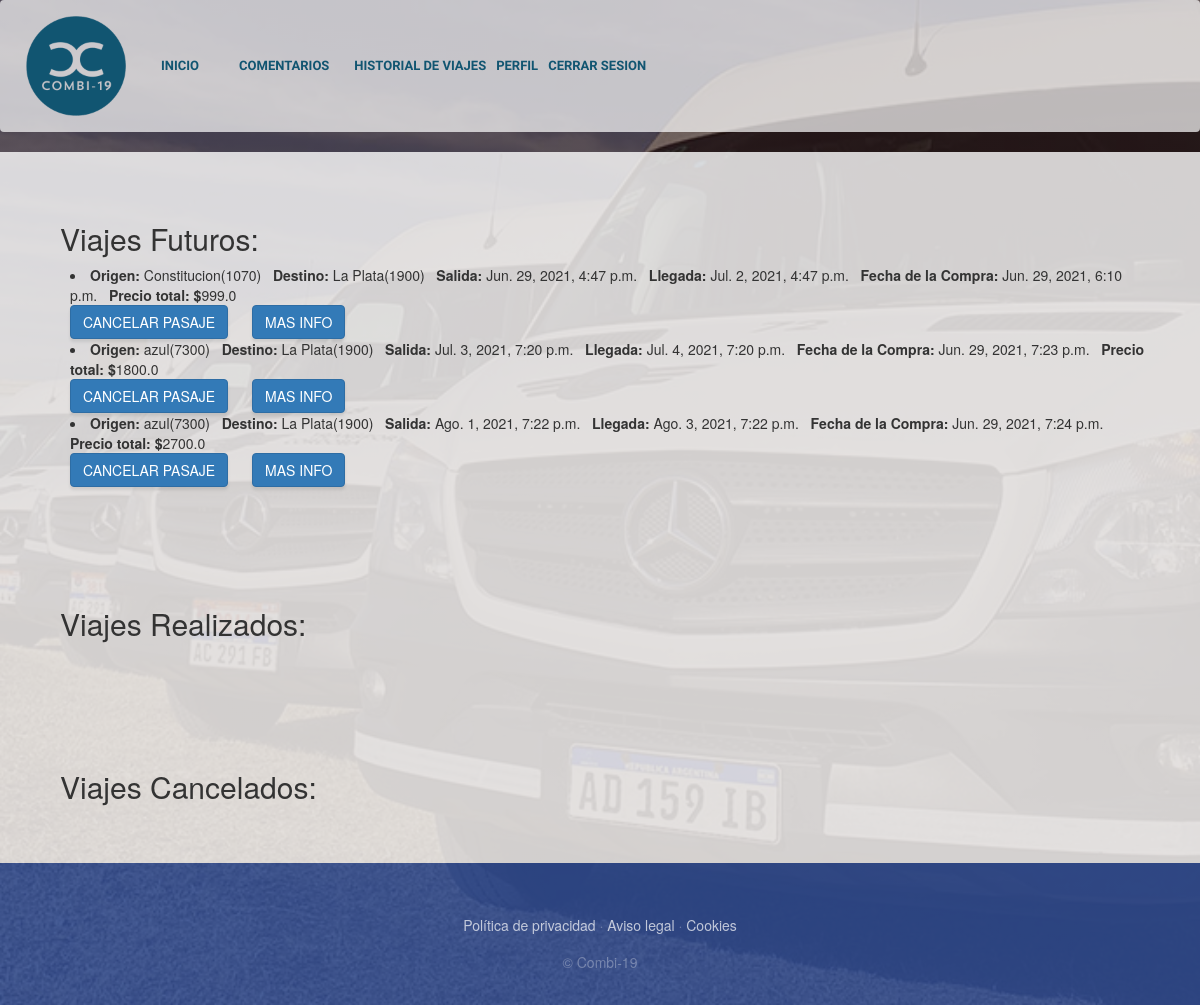
The app's page /HistorialDeViajes/ (signed in) with its own data.
### PaginaDePruebaApp/models.py (models this page shows, shortened)
class Compra(models.Model):
    fechaCompra=models.DateTimeField(auto_now_add=True)
    total=models.FloatField()
    viaje = models.ForeignKey(Viaje, on_delete= models.CASCADE)
    user = models.ForeignKey(Cliente, on_delete= models.CASCADE)
    insumos = models.ManyToManyField(Insumo,default=None,null=True,through='CantidadInsumo')
    comentario=models.OneToOneField(Comentario,on_delete=models.SET_NULL,default=None,null=True)
    invitados=models.ManyToManyField(Invitado,default=None,null=True)
    pendiente=models.BooleanField(default=False)
    cancelado=models.BooleanField(default=False)
    reembolso=models.OneToOneField(Reembolso, on_delete=CASCADE, default=None, null=True)
    class Meta:
        verbose_name="Compra"
        verbose_name_plural="Compras"

class Viaje(models.Model):
    enCurso=models.BooleanField(default=False, verbose_name="Viaje iniciado")
    finalizado=models.BooleanField(default=False, verbose_name="Viaje finalizado")
    insumo = models.ManyToManyField(Insumo, verbose_name="Lista de insumos", blank=True)
    combi = models.ForeignKey(Combi, verbose_name="Lista de combis",on_delete=models.PROTECT)
    ruta = models.ForeignKey(Ruta, verbose_name="ruta",on_delete=models.PROTECT)
    fechaSalida=models.DateTimeField()
    fechaLlegada=models.DateTimeField()
    duracion=models.CharField(max_length=20, default='')
    asientosDisponibles=models.PositiveIntegerField()
    precio=models.PositiveIntegerField()
    class Meta:
        verbose_name="Viaje"
        verbose_name_plural="Viajes"

class Ruta(models.Model):
    id = models.AutoField(primary_key=True)
    origen = models.ForeignKey(Lugar, on_delete= models.PROTECT,related_name = 'rutaOrigen')
    destino = models.ForeignKey(Lugar, on_delete= models.PROTECT, related_name = 'rutaDestino')
    distancia=models.PositiveIntegerField() #distancia en km
    descripcion = models.CharField(max_length=50, blank=False)
    class Meta:
        unique_together=('origen','destino','descripcion')  ## hace que no puede haber otra ruta con estos 3 campos iguales
        verbose_name="Ruta"
        verbose_name_plural="Rutas"

class Lugar(models.Model):
    nombre=models.CharField(max_length=30)
    codigoPostal=models.IntegerField(unique=True, primary_key=True)
    def __str__(self):
        return "{0}({1})".format(self.nombre, self.codigoPostal)
    class Meta:
        verbose_name="Lugar"
        verbose_name_plural="Lugares"

### PaginaDePruebaApp/views.py (the view)
# urls.py: path('HistorialDeViajes/', views.HistorialDeViajes,name = "HistorialDeViajes"),
def HistorialDeViajes(request):
    if request.user.is_authenticated:
        compras=Compra.objects.filter(user__user__id__icontains=request.user.id)
        persona=Cliente.objects.get(user_id=request.user.id)
        if compras:
            return render(request,"PaginaDePruebaApp/historialDeViajes.html", {"compras":compras,"persona":persona})
        else:
            return render(request,"PaginaDePruebaApp/historialDeViajes.html",{"persona":persona})

### PaginaDePruebaApp/templates/PaginaDePruebaApp/historialDeViajes.html (shortened to what this page needs)
{% extends "PaginaDePruebaApp/base.html" %}
{% load static %}
{% block content %}
{% if compras %}
<div style="background-color: rgba(255, 255, 255,0.8); padding:50px">
    <h2 style="margin-left: 10px;">Viajes Futuros:</h2>
    {% for compra in compras %}
        {% if not compra.viaje.enCurso and not compra.cancelado and compra.pendiente %}
            <li style="margin-left: 20px;">
                <b>Origen: </b>{{compra.viaje.ruta.origen}} &nbsp; <b>Destino: </b>{{compra.viaje.ruta.destino}} &nbsp; <b>Salida: </b>{{compra.viaje.fechaSalida}} &nbsp; <b>Llegada: </b>{{compra.viaje.fechaLlegada}} &nbsp; <b>Fecha de la Compra: </b>{{compra.fechaCompra}} &nbsp; <b>Precio total: $</b>{{compra.total}}
            </li>
            <a href="{% url 'CancelarPasaje' compra.viaje.id %}" style="margin-left: 20px;" class="btn btn-primary">CANCELAR PASAJE</a>
            <a href="{% url 'infoViaje' compra.viaje.id %}" style="margin-left: 20px;" class="btn btn-primary">MAS INFO</a>
        {% endif %}
    {% endfor %}
</div>
<div style="background-color: rgba(255, 255, 255,0.8); padding:50px">
    <h2 style="margin-left: 10px;">Viajes Realizados:</h2>
</div>
<div style="background-color: rgba(255, 255, 255,0.8); padding:50px">
    <h2 style="margin-left: 10px;">Viajes Cancelados:</h2>
</div>
{% else %}
    <h4 style="background-color: rgba(255, 255, 255,0.8); color:black; padding:50px">No hay viajes en su historial</h4>
{% endif %}
{% endblock %}

### PaginaDePruebaApp/static/PaginaDePruebaApp/css/gestion.css (style rules this page uses)
body { font-family: 'Lora'; background: linear-gradient(rgba(47, 23, 15, 0.65), rgba(47, 23, 15, 0.65)), url("../img/fondo.jpg"); background-attachment: fixed; background-position: center; background-size: cover; }
h1, h2, h3, h4, h5, h6 { font-family: 'Raleway'; }
.btn { box-shadow: 0px 3px 3px 0px rgba(33, 37, 41, 0.1); }

### records on screen
Compra: viaje.ruta.origen "Constitucion(1070)", viaje.ruta.destino "La Plata(1900)", viaje.fechaSalida "Jun. 29, 2021, 4:47 p.m.", viaje.fechaLlegada "Jul. 2, 2021, 4:47 p.m.", fechaCompra "Jun. 29, 2021, 6:10 p.m.", total "999.0"
Compra: viaje.ruta.origen "azul(7300)", viaje.ruta.destino "La Plata(1900)", viaje.fechaSalida "Jul. 3, 2021, 7:20 p.m.", viaje.fechaLlegada "Jul. 4, 2021, 7:20 p.m.", fechaCompra "Jun. 29, 2021, 7:23 p.m.", total "1800.0"
Compra: viaje.ruta.origen "azul(7300)", viaje.ruta.destino "La Plata(1900)", viaje.fechaSalida "Ago. 1, 2021, 7:22 p.m.", viaje.fechaLlegada "Ago. 3, 2021, 7:22 p.m.", fechaCompra "Jun. 29, 2021, 7:24 p.m.", total "2700.0"
